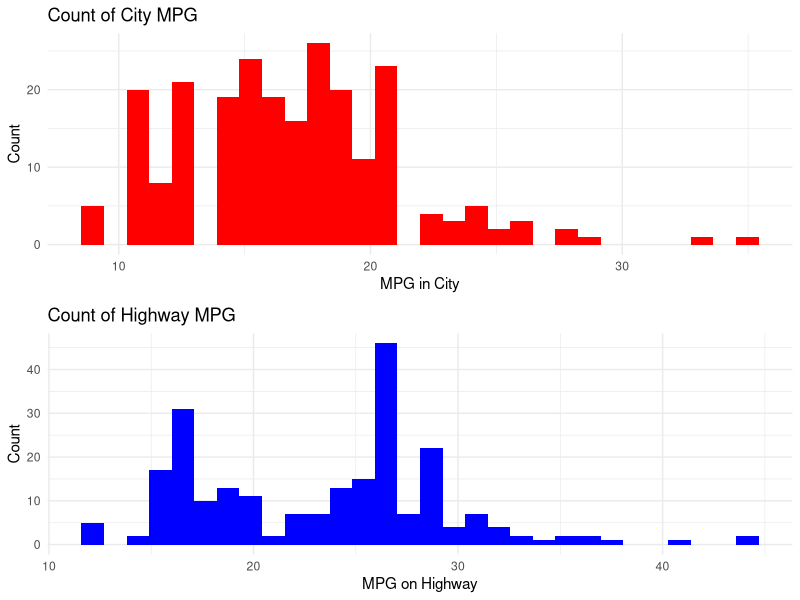

Generate this figure with R: (Note: this script raises an error after producing the figure.)
#Chad Huntebrinker
library(ggplot2)
#data(mpg, overwrite = TRUE)

#Exercise 1
#Explore the dataset
head(mpg)
?mpg
str(mpg)
dim(mpg)

#Convert the character
character_columns <- names(mpg)[sapply(mpg, is.character)]
mpg[character_columns] <- lapply(mpg[character_columns], as.factor)
str(mpg)

#Summarize
summary(mpg)

#We're converting cyl to a factor (since the number of cyl is either 4, 6, 8)
mpg$cyl <- lapply(mpg$cyl, as.factor)

#Exercise 2
#Missing values for cty
sum(is.na(mpg$cty))

#Finding the most frequent cty value
table(mpg$cty)
#18 is the most frequent value, but is it the mean or median?
mean(mpg$cty)
median(mpg$cty)
#The mean and median are close to the value of 18

#Find the peak values of hwy
table(mpg$hwy)
#Looks like the peak values are 17 and 26
#The reason why there are multiple values for hwy is because cars with a lower fuel efficiency
#(larger cars like SUVs and trucks would be in this category) are around 17mpg and cars with
#a higher fuel efficiency (like sedans and smaller cars) are around 26mpg

#mean and median of hwy
mean(mpg$hwy)
median(mpg$hwy)
#It does show some useful information, like what the average mpg of all cars are. But it doesn't
#show the full story (like how there are two peaks) like the histogram does

#Create histograms
p1 <- ggplot(mpg, aes(x=cty)) +
  geom_histogram(fill="red") +
  labs(
    title = "Count of City MPG",
    x = "MPG in City",
    y = "Count"
  ) +
  theme_minimal()

p2 <- ggplot(mpg, aes(x=hwy)) +
  geom_histogram(fill="blue") +
  labs(
    title = "Count of Highway MPG",
    x = "MPG on Highway",
    y = "Count"
  ) +
  theme_minimal()

first_row <- cowplot::plot_grid(p1, nrow = 1)
second_row <- cowplot::plot_grid(p2, nrow = 1)

cowplot::plot_grid(p1, p2, ncol = 1, nrow = 2)

#Transform data from wide to long and then creat an area plot of MPG in city and highway
mpg_long <- mpg %>% 
  pivot_longer(cols = c(cty, hwy),
               names_to = "mileage_type",
               values_to = "mpg")


ggplot(mpg_long, aes(x = mpg, fill = mileage_type)) +
  geom_area(stat = "bin", binwidth = 1, alpha = 0.5, position = "identity") +
  labs(
    title = "City and Highway MPG",
    x = "MPG",
    y = "Count",
    fill = "Mileage Type"
  ) +
  theme_minimal()
